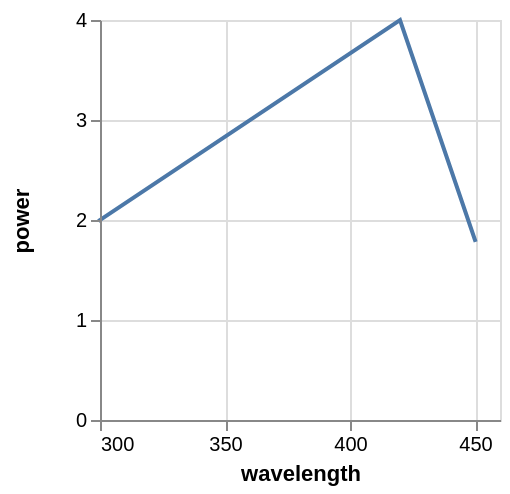

Write the Vega-Lite specification saved for this chart.
### Vega specification from a JSON file in a GitHub repository (floating-point values rounded to 4 significant figures)
{"$schema": "https://vega.github.io/schema/vega/v3.0.json", "autosize": "pad", "padding": 5, "width": 200, "height": 200, "style": "cell", "data": [{"name": "source_0", "values": [{"wavelength": 250, "power": 1}, {"wavelength": 300, "power": 2}, {"wavelength": 420, "power": 4}, {"wavelength": 450, "power": 1.8}, {"wavelength": 500, "power": 1.1}]}, {"name": "data_0", "source": "source_0", "transform": [{"type": "formula", "expr": "toNumber(datum[\"wavelength\"])", "as": "wavelength"}, {"type": "formula", "expr": "toNumber(datum[\"power\"])", "as": "power"}, {"type": "filter", "expr": "inrange(datum[\"wavelength\"], [300, 450])"}]}], "marks": [{"name": "marks", "type": "line", "style": ["line"], "sort": {"field": "datum[\"wavelength\"]", "order": "descending"}, "from": {"data": "data_0"}, "encode": {"update": {"stroke": {"value": "#4c78a8"}, "x": {"scale": "x", "field": "wavelength"}, "y": {"scale": "y", "field": "power"}, "defined": {"signal": "datum[\"wavelength\"] !== null && !isNaN(datum[\"wavelength\"]) && datum[\"power\"] !== null && !isNaN(datum[\"power\"])"}}}}], "scales": [{"name": "x", "type": "linear", "domain": [300, 450], "range": [0, {"signal": "width"}], "nice": true, "zero": false}, {"name": "y", "type": "linear", "domain": {"data": "data_0", "field": "power"}, "range": [{"signal": "height"}, 0], "nice": true, "zero": true}], "axes": [{"scale": "x", "orient": "bottom", "title": "wavelength", "labelFlush": true, "labelOverlap": true, "tickCount": {"signal": "ceil(width/40)"}, "zindex": 1}, {"scale": "x", "orient": "bottom", "grid": true, "tickCount": {"signal": "ceil(width/40)"}, "gridScale": "y", "domain": false, "labels": false, "maxExtent": 0, "minExtent": 0, "ticks": false, "zindex": 0}, {"scale": "y", "orient": "left", "title": "power", "labelOverlap": true, "tickCount": {"signal": "ceil(height/40)"}, "zindex": 1}, {"scale": "y", "orient": "left", "grid": true, "tickCount": {"signal": "ceil(height/40)"}, "gridScale": "x", "domain": false, "labels": false, "maxExtent": 0, "minExtent": 0, "ticks": false, "zindex": 0}], "config": {"axisY": {"minExtent": 30}, "style": {"line": {"strokeCap": "square"}}}}
